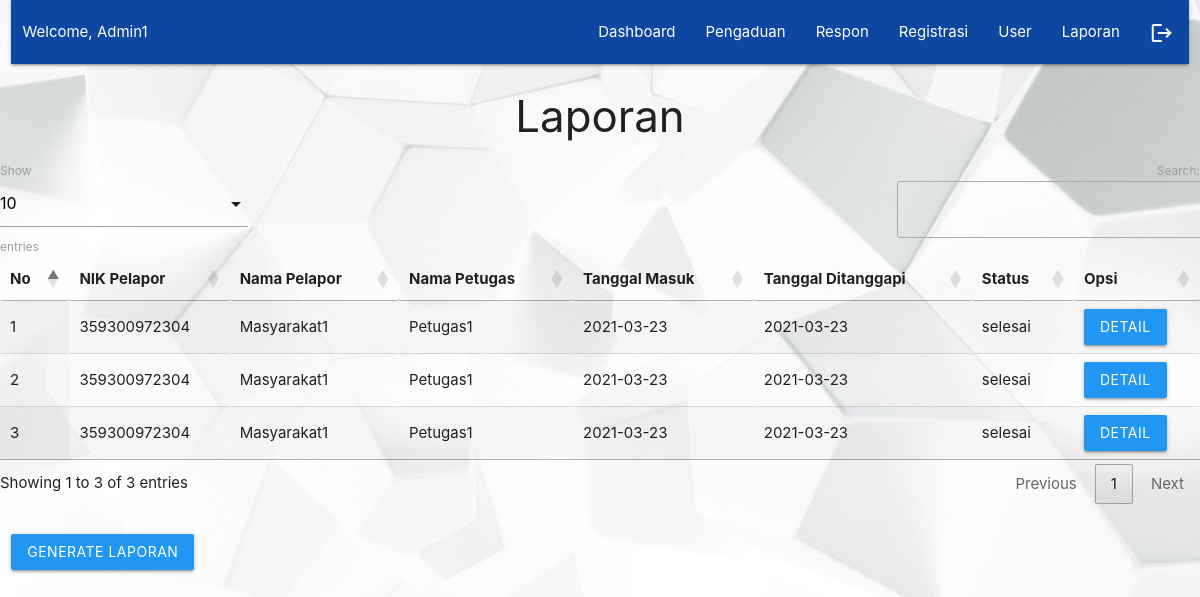
/admin/index.php?p=laporan (signed in), run on the app's committed database.
### tables this page shows
CREATE TABLE `pengaduan` (
  `id_pengaduan` int(5) NOT NULL,
  `tgl_pengaduan` varchar(20) NOT NULL,
  `nik` varchar(16) NOT NULL,
  `isi_laporan` text NOT NULL,
  `foto` varchar(255) NOT NULL,
  `status` enum('proses','selesai') NOT NULL
);

CREATE TABLE `masyarakat` (
  `nik` varchar(16) NOT NULL,
  `nama` varchar(35) NOT NULL,
  `username` varchar(25) NOT NULL,
  `password` varchar(255) NOT NULL,
  `telp` varchar(13) NOT NULL
);

CREATE TABLE `petugas` (
  `id_petugas` int(5) NOT NULL,
  `nama_petugas` varchar(30) NOT NULL,
  `username` varchar(30) NOT NULL,
  `password` varchar(255) NOT NULL,
  `telp_petugas` varchar(13) NOT NULL,
  `level` enum('admin','petugas') NOT NULL
);

CREATE TABLE `tanggapan` (
  `id_tanggapan` int(5) NOT NULL,
  `id_pengaduan` int(5) NOT NULL,
  `tgl_tanggapan` varchar(20) NOT NULL,
  `tanggapan` text NOT NULL,
  `id_petugas` int(5) NOT NULL
);

### admin/laporan.php (the view, shortened to what this page needs)
<div class="card-content valign center">
       <h3>Laporan</h3>
   </div>
       </div>
       <table id="example" class="display responsive-table" style="width:100%">
         <thead>
             <tr>
			<th>No</th>
			<th>NIK Pelapor</th>
			<th>Nama Pelapor</th>
			<th>Nama Petugas</th>
			<th>Tanggal Masuk</th>
			<th>Tanggal Ditanggapi</th>
			<th>Status</th>
			<th>Opsi</th>
             </tr>
         </thead>
         <tbody>
<?php
	$no=1;
	$query = mysqli_query($koneksi,"SELECT * FROM pengaduan INNER JOIN masyarakat ON pengaduan.nik=masyarakat.nik INNER JOIN tanggapan ON tanggapan.id_pengaduan=pengaduan.id_pengaduan INNER JOIN petugas ON tanggapan.id_petugas=petugas.id_petugas ORDER BY tgl_pengaduan DESC");
	while ($r=mysqli_fetch_assoc($query)) { ?>
	<tr>
		<td><?php echo $no++; ?></td>
		<td><?php echo $r['nik']; ?></td>
		<td><?php echo $r['nama']; ?></td>
		<td><?php echo $r['nama_petugas']; ?></td>
		<td><?php echo $r['tgl_pengaduan']; ?></td>
		<td><?php echo $r['tgl_tanggapan']; ?></td>
		<td><?php echo $r['status']; ?></td>
		<td><a class="btn blue modal-trigger" href="#laporan?id_tanggapan=<?php echo $r['id_tanggapan'] ?>">Detail</a></td>
	</tr>
           <?php  }
            ?>
         </tbody>
       </table>
	<div class="col s12 m3">
           <div class="section"></div>
           <a class="waves-effect waves-light btn blue" href="cetak.php">Generate Laporan</a>
         </div>

### data on the page
pengaduan: masyarakat.nik "359300972304", masyarakat.nama "Masyarakat1", petugas.nama_petugas "Petugas1", tgl_pengaduan "2021-03-23", tanggapan.tgl_tanggapan "2021-03-23", status "selesai"
pengaduan: masyarakat.nik "359300972304", masyarakat.nama "Masyarakat1", petugas.nama_petugas "Petugas1", tgl_pengaduan "2021-03-23", tanggapan.tgl_tanggapan "2021-03-23", status "selesai"
pengaduan: masyarakat.nik "359300972304", masyarakat.nama "Masyarakat1", petugas.nama_petugas "Petugas1", tgl_pengaduan "2021-03-23", tanggapan.tgl_tanggapan "2021-03-23", status "selesai"

### other printed values
$_SESSION['data']['nama_petugas'] "Admin1"
